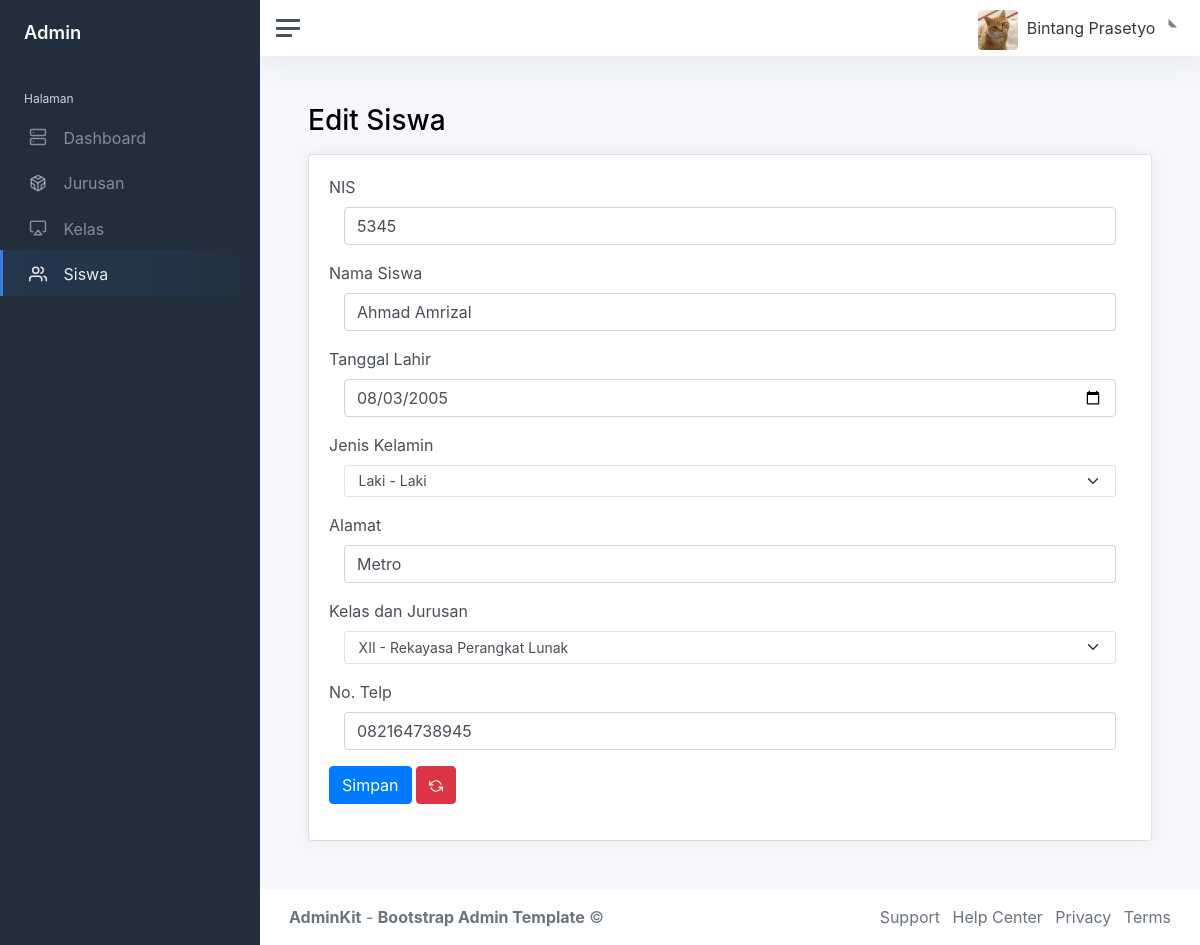
Screenshot of /index.php?page=edit-siswa&id=1 (signed in) with the database file from the repository.
### tables this page shows
CREATE TABLE `siswa` (
  `id_siswa` int(11) NOT NULL,
  `nis` varchar(255) NOT NULL,
  `nama_siswa` varchar(255) NOT NULL,
  `tanggal_lahir` date NOT NULL,
  `jk` varchar(255) NOT NULL,
  `alamat` text NOT NULL,
  `id_kelas` int(11) NOT NULL,
  `no_telp` varchar(255) NOT NULL
);

### edit-siswa.php (the view, shortened to what this page needs)
<?php
$id = $_GET['id'];
?>
<h1 class="h3 mb-3">Edit Siswa</h1>
<?php
$query = mysqli_query($connect, "SELECT * FROM siswa INNER JOIN kelas ON siswa.id_kelas=kelas.id_kelas INNER JOIN jurusan ON kelas.id_jurusan=jurusan.id_jurusan WHERE id_siswa='$id' ");
$data = mysqli_fetch_array($query);
?>
<div class="row">
	<div class="col-12">
		<div class="card flex-fill">
			<div class="card-body">
				<form action="" method="post">
					<div class="mb-3">
						<label class="form-label">NIS</label>
						<div class="col-sm-12">
							<input type="number" name="nis" class="form-control" value="<?php echo $data['nis']; ?>">
						</div>
					</div>
					<div class="mb-3">
						<label class="form-label">Nama Siswa</label>
						<div class="col-sm-12">
							<input type="text" name="nama_siswa" class="form-control" value="<?php echo $data['nama_siswa']; ?>">
						</div>
					</div>
					<div class="mb-3">
						<label class="form-label">Tanggal Lahir</label>
						<div class="col-sm-12">
							<input type="date" name="tanggal_lahir" class="form-control" value="<?php echo $data['tanggal_lahir']; ?>">
						</div>
					</div>
					<div class="mb-3">
						<label class="form-label">Jenis Kelamin</label>
						<div class="col-sm-12">
							<select name="jk" class="form-select">
								<option value="L" <?php if ($data['jk'] == "L") {echo "selected";} ?>>Laki - Laki</option>
							</select>
						</div>
					</div>
					<div class="mb-3">
						<label class="form-label">Alamat</label>
						<div class="col-sm-12">
							<input type="text" name="alamat" class="form-control" value="<?php echo $data['alamat']; ?>">
						</div>
					</div>
					<div class="mb-3">
						<label class="form-label">Kelas dan Jurusan</label>
						<div class="col-sm-12">
							<select name="id_kelas" class="form-select">
								<?php
								$query2 = mysqli_query($connect, "SELECT * FROM kelas INNER JOIN jurusan ON kelas.id_jurusan=jurusan.id_jurusan");
								while ($data2 = mysqli_fetch_array($query2)) {
								?>
								<option value="<?php echo $data2['id_kelas']; ?>" <?php if ($data['id_kelas'] == $data2['id_kelas']) {echo "selected";} ?>>
								<?php echo $data2['nama_kelas']; ?> - <?php echo $data2['nama_jurusan']; ?></option>
								<?php
								}
								?>
							</select>
						</div>
					</div>
					<div class="mb-3">
						<label class="form-label">No. Telp</label>
						<div class="col-sm-12">
							<input type="number" name="no_telp" class="form-control" value="<?php echo $data['no_telp']; ?>">
						</div>
					</div>
					<div class="mb-3">
						<button class="btn btn-primary">Simpan</button>
						<button type="reset" class="btn btn-danger"><i data-feather="refresh-ccw"></i></button>
					</div>
				</form>
			</div>
		</div>
	</div>
</div>

### rows the page displays
siswa: nis "5345", nama_siswa "Ahmad Amrizal", tanggal_lahir "08/03/2005", jk "Laki - Laki", alamat "Metro", no_telp "082164738945"

### other values shown
$_SESSION['user']['nama_user'] "Bintang Prasetyo"
form field id_kelas "XII - Rekayasa Perangkat Lunak"
